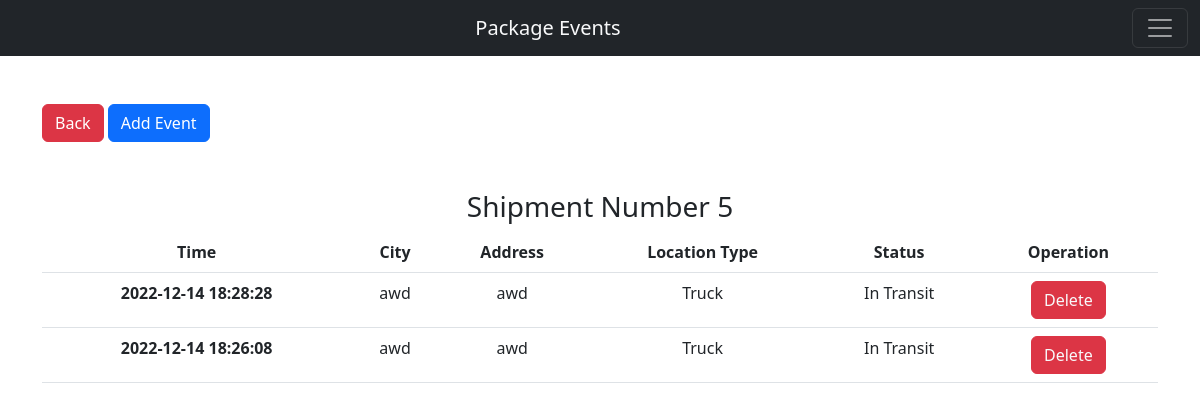
The page /pages/event.php?packageID=5 (signed in) on the database its author committed.
### tables this page shows
CREATE TABLE `transportationEvent` (
  `scheduleNb` int(11) NOT NULL,
  `packageNb` int(11) NOT NULL,
  `locationID` int(11) NOT NULL,
  `status` varchar(50) NOT NULL,
  `Date` timestamp NOT NULL DEFAULT current_timestamp() ON UPDATE current_timestamp()
);

CREATE TABLE `location` (
  `id` int(11) NOT NULL,
  `city` varchar(50) NOT NULL,
  `address` varchar(50) NOT NULL,
  `locationType` varchar(50) NOT NULL,
  `retailCenterID` int(11) NOT NULL
);

### pages/event.php (the view, shortened to what this page needs)
<?php
require 'LoginCheck.php';
$packageNb = $_GET['packageID'];
?>
<!DOCTYPE html>
<html lang="en">
<head>
    <link href="https://cdn.jsdelivr.net/npm/bootstrap@5.2.3/dist/css/bootstrap.min.css" rel="stylesheet">
    <link rel="stylesheet" href="../css/styles.css">
</head>
<body>
    <nav class="navbar navbar-dark bg-dark navbar-expand-m ">
      <div class="container-fluid">
      <a class="navbar-brand  text-light  ms-auto  me-auto pe-5"  href="#">Package Events</a>
    <button class="navbar-toggler" type="button" data-bs-toggle="collapse" data-bs-target="#navbarNav" aria-controls="navbarNav" aria-expanded="false" aria-label="Toggle navigation">
      <span class="navbar-toggler-icon"></span>
    </button>
  </div>
    </nav>
    <div class="container">
    <button type="button" class="btn btn-danger mt-5 mb-5 " onClick="document.location.href='ControlPanel.php'">Back</button>
    <button type="button" class="btn btn-primary mt-5 mb-5 " onclick="show_pup()">Add Event</button>
        <div class="tableContainer">
<div class="tableHeader mb-0">
<h3> Shipment Number <?php echo $packageNb; ?> </h3>
</div>
<div class="tableBody">
<table class="table">
  <thead>
    <tr>
      <th scope="col">Time</th>
      <th scope="col">City</th>
      <th scope="col">Address</th>
      <th scope="col">Location Type</th>
      <th scope="col">Status</th>
      <th scope="col">Operation</th>
    </tr>
  </thead>
  <tbody>
    <?php
    $packageNb = $_GET['packageID'];
$sql = "SELECT `location`.*,transportationEvent.* FROM `package`,`transportationEvent`,`location` WHERE package.packageNb = $packageNb AND package.packageNb = transportationEvent.packageNb AND transportationEvent.locationID = location.id  ORDER BY transportationEvent.date DESC";
$result = mysqli_query($conn, $sql);
if($result){
    while($row = mysqli_fetch_assoc($result)){
        $date = $row['Date'];
        $city = $row['city'];
        $address = $row['address'];
        $locationType = $row['locationType'];
        $status = $row['status'];
        $scheduleNb = $row['scheduleNb'];
        echo '
        <tr>
        <th scope="row">'.$date.'</th>
        <td>'.$city.'</td>
        <td>'.$address.'</td>
        <td>'.$locationType.'</td>
        <td>'.$status.'</td>
        <td>
        <button class="btn btn-danger"><a href="deleteEvent.php?scheduleNb='.$scheduleNb.'" class="operation-btn text-light">Delete</a></button>
        </td>
        </tr>
        ';
    }
}
    ?>
  </tbody>
</table>
</div>
        </div>
    </div>
</body>
</html>

### css/styles.css (style rules this page uses)
.operation-btn { text-decoration: none; }
.tableContainer { text-align: center; }

### rows shown on the page
transportationevent: Date "2022-12-14 18:28:28", locationID.city "awd", locationID.address "awd", locationID.locationType "Truck", status "In Transit"
transportationevent: Date "2022-12-14 18:26:08", locationID.city "awd", locationID.address "awd", locationID.locationType "Truck", status "In Transit"

### other values the page prints
$packageNb "5"
